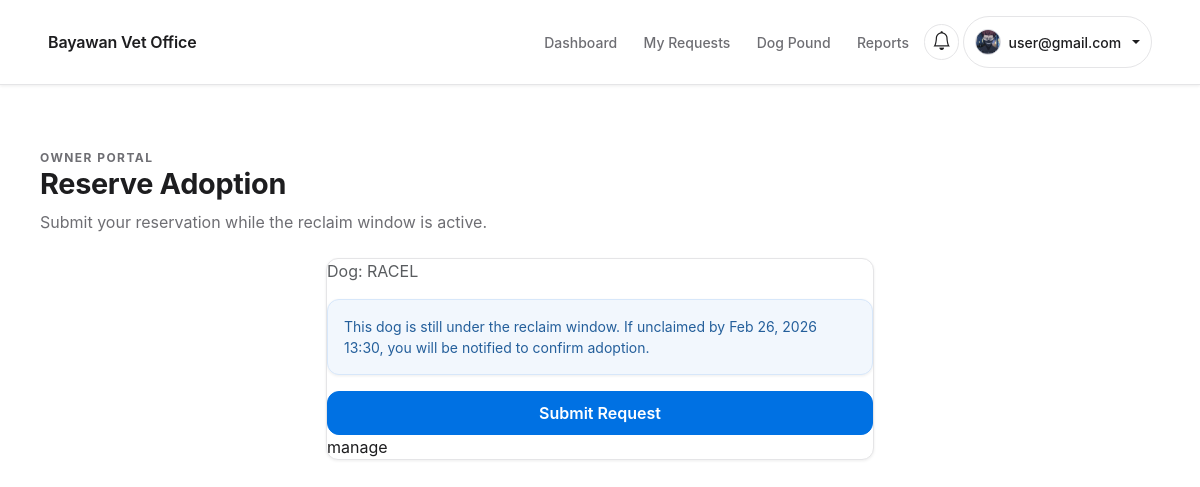
The app's page /adoption/dogs/26/reserve/ (signed in) with its own data.
### users/models.py (models this page shows, shortened)
class CustomUser(AbstractUser):
    class Roles(models.TextChoices):
        ADMIN = 'ADMIN', 'Admin'
        STAFF = 'STAFF', 'Staff'
        OWNER = 'OWNER', 'Regular User (Owner)'
    email = models.EmailField(unique=True)
    role = models.CharField(max_length=20, choices=Roles.choices, default=Roles.OWNER)
    email_verified = models.BooleanField(default=False)
    is_verified = models.BooleanField(default=False)
    legal_consent = models.BooleanField(default=False)
    legal_consented_at = models.DateTimeField(null=True, blank=True)

class UserProfile(models.Model):
    class Gender(models.TextChoices):
        MALE = 'MALE', 'Male'
        FEMALE = 'FEMALE', 'Female'
    class StatusBadge(models.TextChoices):
        GREEN = 'GREEN', 'Green'
        ORANGE = 'ORANGE', 'Orange'
        RED = 'RED', 'Red'
    user = models.OneToOneField(CustomUser, on_delete=models.CASCADE, related_name='profile')
    offense_count = models.PositiveIntegerField(default=0)
    status_badge = models.CharField(max_length=10, choices=StatusBadge.choices, default=StatusBadge.GREEN)
    full_name = models.CharField(max_length=150, blank=True)
    address = models.CharField(max_length=255, blank=True)
    age = models.PositiveIntegerField(null=True, blank=True)
    birthday = models.DateField(null=True, blank=True)
    gender = models.CharField(max_length=10, choices=Gender.choices, blank=True)
    profile_photo = models.ImageField(upload_to='profile_photos/', blank=True, null=True)

### dogs/models.py (models this page shows, shortened)
class Dog(TimeStampedModel):
    class VaccinationStatus(models.TextChoices):
        VACCINATED = 'VACCINATED', 'Vaccinated'
        UNVACCINATED = 'UNVACCINATED', 'Unvaccinated'
    class Status(models.TextChoices):
        IMPOUNDED = 'IMPOUNDED', 'Impounded'
        AVAILABLE = 'AVAILABLE', 'Available for Adoption'
        ADOPTED = 'ADOPTED', 'Adopted'
        RECLAIMED = 'RECLAIMED', 'Reclaimed'
        RELEASED = 'RELEASED', 'Released'
    class RegistrationApprovalStatus(models.TextChoices):
        PENDING = 'PENDING', 'Pending Review'
        APPROVED = 'APPROVED', 'Approved'
        REJECTED = 'REJECTED', 'Rejected'
    owner = models.ForeignKey(
        settings.AUTH_USER_MODEL,
        on_delete=models.SET_NULL,
        null=True,
        blank=True,
        related_name='dogs',
    )
    name = models.CharField(max_length=120, blank=True)
    status = models.CharField(max_length=20, choices=Status.choices, default=Status.IMPOUNDED)
    sex = models.CharField(max_length=10, blank=True)
    age_estimate = models.CharField(max_length=50, blank=True)
    color = models.CharField(max_length=80, blank=True)
    capture_datetime = models.DateTimeField(null=True, blank=True)
    surrender_datetime = models.DateTimeField(null=True, blank=True)
    barangay = models.CharField(max_length=120, blank=True)
    gps_coordinates = models.CharField(max_length=120, blank=True)
    kennel_slot = models.CharField(max_length=30, blank=True)
    photo = models.ImageField(upload_to='dogs/', blank=True)
    notes = models.TextField(blank=True)
    vaccination_status = models.CharField(
        max_length=20,
        choices=VaccinationStatus.choices,
        blank=True,
        default='',
    )
    vaccination_proof = models.FileField(upload_to='vaccination_proofs/', blank=True)
    vaccination_request = models.BooleanField(default=False)
    vaccination_schedule = models.DateTimeField(null=True, blank=True)
    registration_approval_status = models.CharField(
        max_length=20,
        choices=RegistrationApprovalStatus.choices,
        default=RegistrationApprovalStatus.APPROVED,
    )
    registration_reviewed_at = models.DateTimeField(null=True, blank=True)
    registration_reviewed_by = models.ForeignKey(
        settings.AUTH_USER_MODEL,
        on_delete=models.SET_NULL,
        null=True,
        blank=True,
        related_name='dog_registration_reviews',
    )

### adoption/views.py (the view, shortened to what this page needs)
# urls.py: path('adoption/dogs/<int:dog_id>/reserve/', views.reserve_adoption, name='adoption_reserve'),
@login_required
@verified_required
def reserve_adoption(request, dog_id: int):
    dog = get_object_or_404(Dog, pk=dog_id)
    eligible_statuses = {Dog.Status.AVAILABLE, Dog.Status.IMPOUNDED}
    if dog.status not in eligible_statuses:
        messages.warning(request, 'This dog is not available for adoption.')
        return redirect('dogs_public_detail', pk=dog.pk)
    if dog.status == Dog.Status.IMPOUNDED and not dog.capture_datetime:
        messages.warning(request, 'This dog is not eligible for adoption yet.')
        return redirect('dogs_public_detail', pk=dog.pk)
    if has_active_adoption_request(dog, request.user):
        messages.warning(request, 'You already have an active adoption request for this dog.')
        return redirect('adoption_my_requests')
    form = AdoptionReservationForm(request.POST or None)
    reclaim_deadline = None
    if dog.capture_datetime:
        reclaim_deadline = dog.capture_datetime + timezone.timedelta(days=RECLAIM_WINDOW_DAYS)
    return render(
        request,
        'adoption/reserve.html',
        {'form': form, 'dog': dog, 'reclaim_deadline': reclaim_deadline},
    )

### templates/adoption/reserve.html (shortened to what this page needs)
{% extends 'base.html' %}
{% block content %}
  <div class="container section-pad">
    {% if direct_adopt %}
      {% include 'partials/page_header.html' with eyebrow="Owner Portal" title="Adopt Now" subtitle="Submit your adoption request for this available dog." %}
    {% else %}
      {% include 'partials/page_header.html' with eyebrow="Owner Portal" title="Reserve Adoption" subtitle="Submit your reservation while the reclaim window is active." %}
    {% endif %}
    <div class="row justify-content-center">
      <div class="col-lg-6">
        <div class="card-elevated">
          <div class="card-body">
            <p class="text-muted mb-3">Dog: {{ dog.name|default:"Unnamed Dog" }}</p>
            {% if direct_adopt %}
              <div class="alert alert-success small">
                This dog is ready for adoption. Submit your request and staff will schedule your appointment.
              </div>
            {% elif reclaim_deadline %}
              <div class="alert alert-info small">
                This dog is still under the reclaim window. If unclaimed by
                {{ reclaim_deadline|date:"M d, Y H:i" }}, you will be notified to confirm adoption.
              </div>
            {% endif %}
            <form method="post">
              <button class="btn btn-primary w-100" type="submit">
                {% if direct_adopt %}
                  Adopt Now
                {% else %}
                  Submit Request
                {% endif %}
              </button>manage
            </form>
          </div>
        </div>
      </div>
    </div>
  </div>
{% endblock %}

### templates/base.html (shortened to what this page needs)
{% load static %}
<!doctype html>
<html lang="en">
  <head>
    <link
      href="https://cdn.jsdelivr.net/npm/bootstrap@5.3.2/dist/css/bootstrap.min.css"
      rel="stylesheet"
    />
    <link
      rel="stylesheet"
      href="https://cdn.jsdelivr.net/npm/bootstrap-icons@1.11.3/font/bootstrap-icons.css"
    />
    <link rel="stylesheet" href="{% static 'css/theme.css' %}" />
    <link rel="stylesheet" href="{% static 'css/components.css' %}" />
    <link rel="stylesheet" href="{% static 'css/layout.css' %}" />
    <link rel="stylesheet" href="{% static 'css/utilities.css' %}" />
    <link rel="stylesheet" href="{% static 'css/app-pages.css' %}" />
    <link rel="stylesheet" href="{% static 'css/app-modules.css' %}" />
  </head>
  <body class="app-shell">
    <nav class="navbar navbar-expand-lg navbar-light bg-white border-bottom sticky-top">
      <div class="container">
        <a class="navbar-brand fw-semibold site-navbar-title" href="{% url 'home' %}">
          Bayawan Vet Office
        </a>
        <div class="collapse navbar-collapse" id="navMain">
          <ul class="navbar-nav ms-auto align-items-lg-center gap-lg-1">
            {% if request.user.is_authenticated %}
              <li class="nav-item">
                {% if request.user.role == 'ADMIN' or request.user.role == 'STAFF' %}
                  <a class="nav-link" href="{% url 'analytics_dashboard' %}">Dashboard</a>
                {% else %}
                  <a class="nav-link" href="{% url 'dashboard' %}">Dashboard</a>
                {% endif %}
              </li>
              {% if request.user.role == 'ADMIN' or request.user.role == 'STAFF' %}
                <li class="nav-item dropdown">
                  <a
                    class="nav-link dropdown-toggle"
                    href="#"
                    id="manageDogDropdown"
                    role="button"
                    data-bs-toggle="dropdown"
                    aria-expanded="false"
                  >
                    Dogs
                  </a>
                  <ul class="dropdown-menu" aria-labelledby="manageDogDropdown">
                    <li><h6 class="dropdown-header">Dog Management</h6></li>
                    <li><a class="dropdown-item" href="{% url 'dogs_manage_list' %}">Intake</a></li>
                    <li>
                      <a class="dropdown-item" href="{% url 'dogs_registered_by_owner' %}">Registered Dogs</a>
                    </li>
                    <li>
                      <a class="dropdown-item" href="{% url 'dogs_vaccination_requests' %}">Vaccinations</a>
                    </li>
                  </ul>
                </li>
                <li class="nav-item dropdown">
                  <a
                    class="nav-link dropdown-toggle"
                    href="#"
                    id="staffCasesDropdown"
                    role="button"
                    data-bs-toggle="dropdown"
                    aria-expanded="false"
                  >
                    Cases
                  </a>
                  <ul class="dropdown-menu" aria-labelledby="staffCasesDropdown">
                    <li><h6 class="dropdown-header">Request Workflow</h6></li>
                    <li><a class="dropdown-item" href="{% url 'reports_staff_list' %}">Reports</a></li>
                    <li>
                      <a class="dropdown-item" href="{% url 'adoption_staff_queue' %}">Adoption Queue</a>
                    </li>
                  </ul>
                </li>
                <li class="nav-item">
                  <a class="nav-link" href="{% url 'admin_user_management' %}">Verifications</a>
                </li>
                <li class="nav-item">
                  <a class="nav-link" href="{% url 'penalties_checklist' %}">Penalties</a>
                </li>
              {% else %}
                <li class="nav-item">
                  <a class="nav-link" href="{% url 'adoption_my_requests' %}">My Requests</a>
                </li>
              {% endif %}
            {% endif %}
            {% if not request.user.is_authenticated or request.user.role == 'OWNER' %}
              <li class="nav-item">
                <a class="nav-link" href="{% url 'dogs_public_list' %}">Dog Pound</a>
              </li>
              <li class="nav-item"><a class="nav-link" href="{% url 'reports_public_list' %}">Reports</a></li>
            {% endif %}
            {% if request.user.is_authenticated %}
              <li class="nav-item dropdown">
                <a
                  class="nav-link dropdown-toggle notification-toggle {% if unread_notifications %}has-unread{% endif %}"
                  href="#"
                  id="notificationsDropdown"
                  role="button"
                  data-bs-toggle="dropdown"
                  aria-expanded="false"
                  aria-label="Open notifications"
                >
                  <i class="bi bi-bell"></i>
                </a>
              </li>
              <li class="nav-item dropdown">
                <a
                  class="nav-link dropdown-toggle navbar-profile-toggle"
                  href="#"
                  id="profileDropdown"
                  role="button"
                  data-bs-toggle="dropdown"
                  aria-expanded="false"
                >
                  <span class="navbar-profile-avatar" aria-hidden="true">
                    {% if request.user.profile.profile_photo %}
                      <img
                        src="{{ request.user.profile.profile_photo.url }}"
                        alt=""
                        class="navbar-profile-avatar-img"
                      />
                    {% else %}
                      <span class="navbar-profile-avatar-fallback">{{ request.user.username|first|upper }}</span>
                    {% endif %}
                  </span>
                  <span class="navbar-profile-name">{{ request.user.username }}</span>
                </a>
              </li>
            {% endif %}
          </ul>
        </div>
      </div>
    </nav>
    <main id="main-content" class="main-content">
      {% block content %}{% endblock %}
    </main>
  </body>
</html>

### records on screen
CustomUser: user.profile.profile_photo (picture), user.username "user@gmail.com"
Dog: name "RACEL"

### other values on screen
{{ eyebrow }} "OWNER PORTAL"
{{ title }} "Reserve Adoption"
{{ subtitle }} "Submit your reservation while the reclaim window is active."
{{ reclaim_deadline|date:"M d, Y H:i" }} "Feb 26, 2026 13:30"
